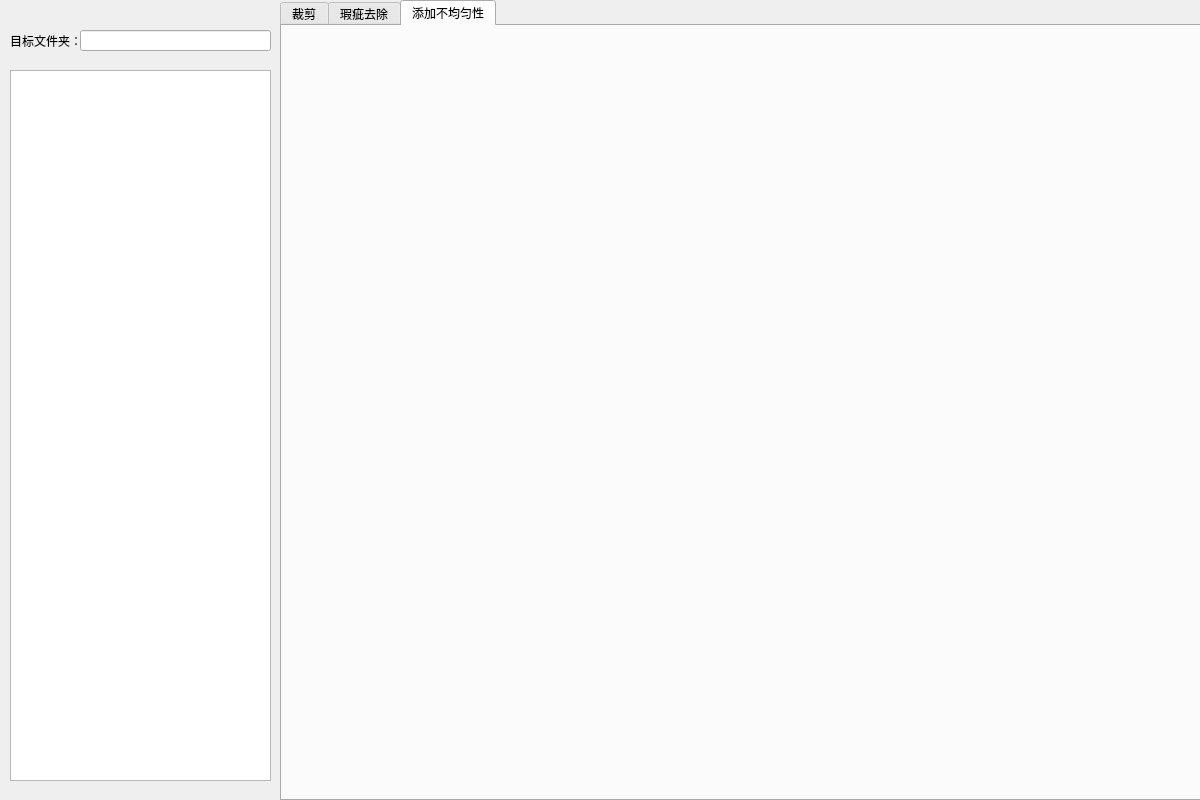
<?xml version="1.0" encoding="UTF-8"?>
<ui version="4.0">
 <class>MainWindow</class>
 <widget class="QMainWindow" name="MainWindow">
  <property name="geometry">
   <rect>
    <x>0</x>
    <y>0</y>
    <width>1200</width>
    <height>800</height>
   </rect>
  </property>
  <property name="minimumSize">
   <size>
    <width>1200</width>
    <height>800</height>
   </size>
  </property>
  <property name="maximumSize">
   <size>
    <width>1200</width>
    <height>800</height>
   </size>
  </property>
  <property name="windowTitle">
   <string>MainWindow</string>
  </property>
  <widget class="QWidget" name="centralwidget">
   <property name="minimumSize">
    <size>
     <width>1200</width>
     <height>800</height>
    </size>
   </property>
   <property name="maximumSize">
    <size>
     <width>1200</width>
     <height>800</height>
    </size>
   </property>
   <widget class="QWidget" name="widget" native="true">
    <property name="geometry">
     <rect>
      <x>0</x>
      <y>0</y>
      <width>281</width>
      <height>801</height>
     </rect>
    </property>
    <widget class="QListView" name="imgListView">
     <property name="geometry">
      <rect>
       <x>10</x>
       <y>70</y>
       <width>261</width>
       <height>711</height>
      </rect>
     </property>
    </widget>
    <widget class="QLabel" name="targetLabel">
     <property name="geometry">
      <rect>
       <x>10</x>
       <y>30</y>
       <width>71</width>
       <height>21</height>
      </rect>
     </property>
     <property name="text">
      <string>目标文件夹：</string>
     </property>
    </widget>
    <widget class="QLineEdit" name="targetLineEdit">
     <property name="geometry">
      <rect>
       <x>80</x>
       <y>30</y>
       <width>191</width>
       <height>21</height>
      </rect>
     </property>
     <property name="readOnly">
      <bool>true</bool>
     </property>
    </widget>
   </widget>
   <widget class="QTabWidget" name="tabWidget">
    <property name="geometry">
     <rect>
      <x>280</x>
      <y>0</y>
      <width>921</width>
      <height>801</height>
     </rect>
    </property>
    <property name="currentIndex">
     <number>2</number>
    </property>
    <widget class="QWidget" name="cropTab">
     <attribute name="title">
      <string>裁剪</string>
     </attribute>
    </widget>
    <widget class="QWidget" name="flawRemoveTab">
     <attribute name="title">
      <string>瑕疵去除</string>
     </attribute>
    </widget>
    <widget class="QWidget" name="imBalanceTab">
     <attribute name="title">
      <string>添加不均匀性</string>
     </attribute>
    </widget>
   </widget>
  </widget>
 </widget>
 <resources/>
 <connections/>
</ui>
